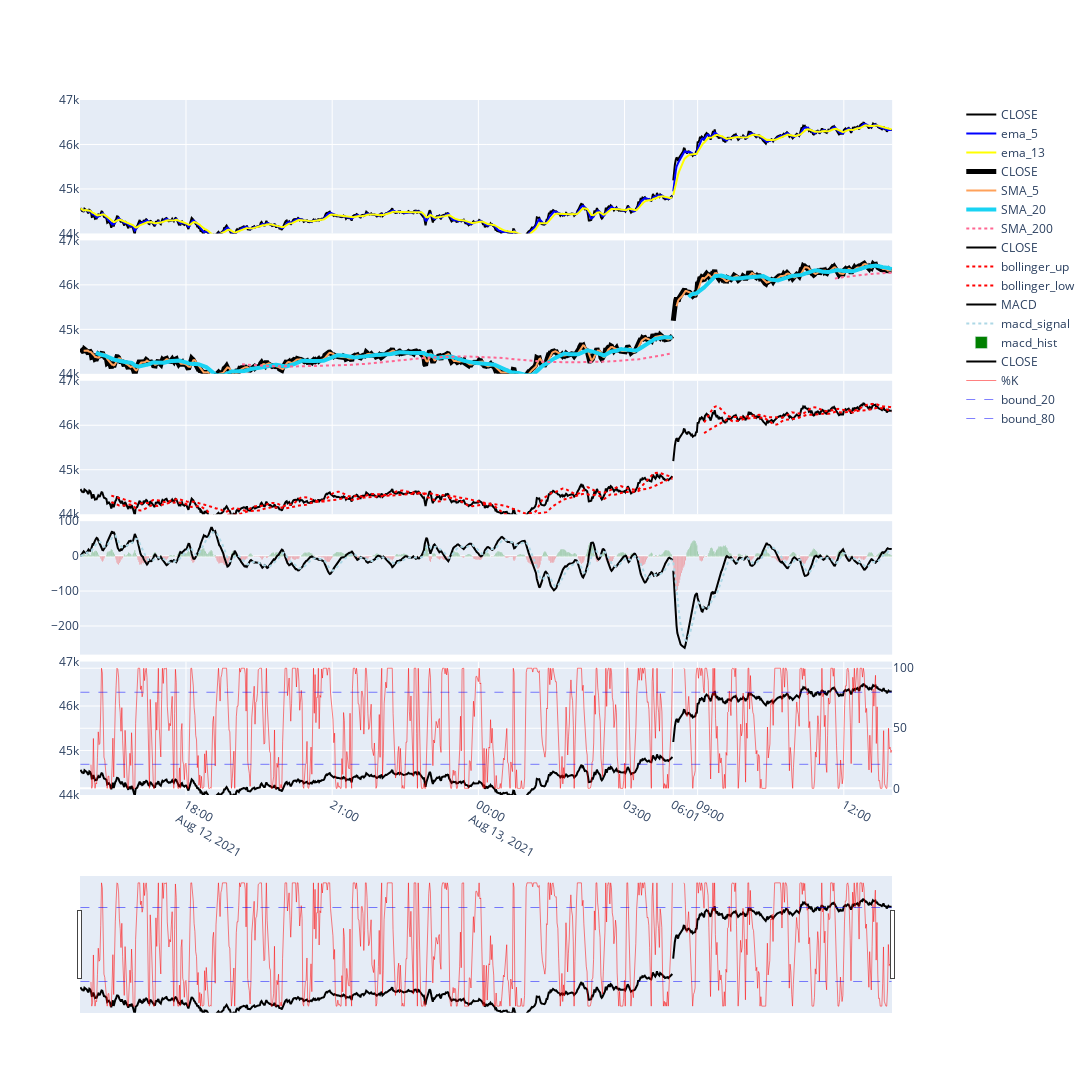

This figure's notebook cell:
### Code cell
fig2 = make_subplots(rows=5, cols=1, shared_xaxes=True, vertical_spacing=0.01
                    , specs=[[{}],[{}],[{}],[{}],[{"secondary_y": True}]])

### ---------------> OHLC
fig2.add_trace(
    go.Scatter(
        mode="lines"
        , x=df_close.index
        , y=df_close["close"]
        , name="CLOSE"
        , line=dict(color="black", width=2)
), row=1, col=1)         


### ---------------> ema_short
fig2.add_trace(go.Scatter(
    mode ="lines"
    , x=df_close.index
    , y=df_close["ema_short"]
    , line = dict(color="blue")
    , name="ema_{}".format(wd_short)
), row=1, col=1)

### ---------------> ema_med
fig2.add_trace(go.Scatter(
    mode ="lines"
    , x=df_close.index
    , y=df_close["ema_med"]
    , line = dict(color="yellow")
    , name="ema_{}".format(wd_medium_ema)
), row=1, col=1)


######### 2nd graph
### ---------------> BASE CLOSE
fig2.add_trace(
    go.Scatter(
        mode="lines"
        , x=df_close.index
        , y=df_close["close"]
        , name="CLOSE"
        , line=dict(color="black", width=5)

    ), row=2, col=1
)

### ---------------> MAV Short
fig2.add_trace(
    go.Scatter(
        mode="lines"
        , x=df_close.index
        , y=df_close["mav_short"]
        , name="SMA_{}".format(wd_short)

    ), row=2, col=1
)


### ---------------> MAV medium
fig2.add_trace(
    go.Scatter(
        mode="lines"
        , x=df_close.index
        , y=df_close["mav_medium"]
        , line=dict(width=4)
        , name="SMA_{}".format(wd_medium)
    ), row=2, col=1
)

### ---------------> MAV long
fig2.add_trace(
    go.Scatter(
        mode="lines"
        , x=df_close.index
        , y=df_close["mav_long"]
        , line=dict(width=2, dash="dot")
        , name="SMA_{}".format(wd_long)
    ), row=2, col=1
)

######### 3rd graph
### ---------------> BASE CLOSE

fig2.add_trace(
    go.Scatter(
        mode="lines"
        , x=df_close.index
        , y=df_close["close"]
        , name="CLOSE"
        , line=dict(color="black", width=2)

    ), row=3, col=1
)

### ---------------> Bohlinger Up
fig2.add_trace(
    go.Scatter(
        mode="lines"
        , x=df_close.index
        , y=df_close["bohlinger_upper"]
        , line=dict(dash="dot", color="red")
        , name="bollinger_up"
    ), row=3, col=1
)

### ---------------> Bohlinger Low
fig2.add_trace(
    go.Scatter(
        mode="lines"
        , x=df_close.index
        , y=df_close["bohlinger_lower"]
        , line=dict(dash="dot", color="red")
        , name="bollinger_low"
    ), row=3, col=1
)

######### 4th graph
### ---------------> MACD

fig2.add_trace(
    go.Scatter(
        mode="lines"
        , x=df_close.index
        , y=df_close["macd_base"]
        , name="MACD"
        , line=dict(color="black", width=2)


    ), row=4, col=1
)

### ---------------> MACD SIGNAL

fig2.add_trace(
    go.Scatter(
        mode="lines"
        , x=df_close.index
        , y=df_close["macd_sigal"]
        , name="macd_signal"
        , line=dict(color="lightblue", width=2, dash="dot")

    ), row=4, col=1
)

### ---------------> MACD HIST

fig2.add_trace(
    go.Bar(
        x=df_close.index
        , y=df_close["macd_hist"]
        , name="macd_hist"
        , marker_color=df_close["macd_color"]

    ), row=4, col=1
)

######### 5th graph
### ---------------> BASE CLOSE

fig2.add_trace(
    go.Scatter(
        mode="lines"
        , x=df_close.index
        , y=df_close["close"]
        , name="CLOSE"
        , line=dict(color="black", width=2)
        , yaxis="y11"

    ), row=5, col=1
)

### ---------------> %K
fig2.add_trace(
    go.Scatter(
        mode="lines"
        , x=df_close.index
        , y=df_close["k_line"]
        , name="%K"
        , line=dict(color="red", width=0.5, dash="solid")
        

    ), row=5, col=1, secondary_y=True
)

### ---------------> SO bounds
fig2.add_trace(
    go.Scatter(
        mode="lines"
        , x=df_close.index
        , y=df_close["so_20"]
        , name="bound_20"
        , line=dict(color="blue", width=0.5, dash="dash")
    ), row=5, col=1, secondary_y=True
)

fig2.add_trace(
    go.Scatter(
        mode="lines"
        , x=df_close.index
        , y=df_close["so_80"]
        , name="bound_80"
        , line=dict(color="blue", width=0.5, dash="dash")
    ), row=5, col=1, secondary_y=True
)


rn_yaxis_a = 44000
rn_yaxis_b = 47000

fig2.update_layout(
    width=1500
    , height=2000
    , xaxis1 = dict(rangeslider=dict(visible=False))
    , xaxis5 = dict(rangeslider=dict(visible=True))
    , yaxis1 = dict(range=[rn_yaxis_a,rn_yaxis_b])
    , yaxis2 = dict(range=[rn_yaxis_a,rn_yaxis_b])
    , yaxis3 = dict(range=[rn_yaxis_a,rn_yaxis_b])
    , yaxis5 = dict(range=[rn_yaxis_a,rn_yaxis_b])

)


fig2.update_xaxes(matches="x"
    ,rangebreaks=[dict(values=l_skipDates, dvalue=(60* 1000))]
)

fig2.show()

### Figure 1 — Plotly figure (JSON) as saved in the notebook; plotly's stock layout.template omitted (floating-point values rounded to 4 significant figures; data arrays with more than 128 entries replaced by an {"elided": "..."} marker saying what was removed)
{"data": [{"line": {"color": "black", "width": 2}, "mode": "lines", "name": "CLOSE", "type": "scatter", "x": {"elided": "1270 str values"}, "xaxis": "x", "y": {"elided": "1270 float values"}, "yaxis": "y"}, {"line": {"color": "blue"}, "mode": "lines", "name": "ema_5", "type": "scatter", "x": {"elided": "1270 str values"}, "xaxis": "x", "y": {"elided": "1270 float values"}, "yaxis": "y"}, {"line": {"color": "yellow"}, "mode": "lines", "name": "ema_13", "type": "scatter", "x": {"elided": "1270 str values"}, "xaxis": "x", "y": {"elided": "1270 float values"}, "yaxis": "y"}, {"line": {"color": "black", "width": 5}, "mode": "lines", "name": "CLOSE", "type": "scatter", "x": {"elided": "1270 str values"}, "xaxis": "x2", "y": {"elided": "1270 float values"}, "yaxis": "y2"}, {"mode": "lines", "name": "SMA_5", "type": "scatter", "x": {"elided": "1270 str values"}, "xaxis": "x2", "y": {"elided": "1270 float values"}, "yaxis": "y2"}, {"line": {"width": 4}, "mode": "lines", "name": "SMA_20", "type": "scatter", "x": {"elided": "1270 str values"}, "xaxis": "x2", "y": {"elided": "1270 float values"}, "yaxis": "y2"}, {"line": {"dash": "dot", "width": 2}, "mode": "lines", "name": "SMA_200", "type": "scatter", "x": {"elided": "1270 str values"}, "xaxis": "x2", "y": {"elided": "1270 float values"}, "yaxis": "y2"}, {"line": {"color": "black", "width": 2}, "mode": "lines", "name": "CLOSE", "type": "scatter", "x": {"elided": "1270 str values"}, "xaxis": "x3", "y": {"elided": "1270 float values"}, "yaxis": "y3"}, {"line": {"color": "red", "dash": "dot"}, "mode": "lines", "name": "bollinger_up", "type": "scatter", "x": {"elided": "1270 str values"}, "xaxis": "x3", "y": {"elided": "1270 float values"}, "yaxis": "y3"}, {"line": {"color": "red", "dash": "dot"}, "mode": "lines", "name": "bollinger_low", "type": "scatter", "x": {"elided": "1270 str values"}, "xaxis": "x3", "y": {"elided": "1270 float values"}, "yaxis": "y3"}, {"line": {"color": "black", "width": 2}, "mode": "lines", "name": "MACD", "type": "scatter", "x": {"elided": "1270 str values"}, "xaxis": "x4", "y": {"elided": "1270 float values"}, "yaxis": "y4"}, {"line": {"color": "lightblue", "dash": "dot", "width": 2}, "mode": "lines", "name": "macd_signal", "type": "scatter", "x": {"elided": "1270 str values"}, "xaxis": "x4", "y": {"elided": "1270 float values"}, "yaxis": "y4"}, {"marker": {"color": {"elided": "1270 str values"}}, "name": "macd_hist", "type": "bar", "x": {"elided": "1270 str values"}, "xaxis": "x4", "y": {"elided": "1270 float values"}, "yaxis": "y4"}, {"line": {"color": "black", "width": 2}, "mode": "lines", "name": "CLOSE", "type": "scatter", "x": {"elided": "1270 str values"}, "xaxis": "x5", "y": {"elided": "1270 float values"}, "yaxis": "y5"}, {"line": {"color": "red", "dash": "solid", "width": 0.5}, "mode": "lines", "name": "%K", "type": "scatter", "x": {"elided": "1270 str values"}, "xaxis": "x5", "y": {"elided": "1270 float values"}, "yaxis": "y6"}, {"line": {"color": "blue", "dash": "dash", "width": 0.5}, "mode": "lines", "name": "bound_20", "type": "scatter", "x": {"elided": "1270 str values"}, "xaxis": "x5", "y": {"elided": "1270 int values"}, "yaxis": "y6"}, {"line": {"color": "blue", "dash": "dash", "width": 0.5}, "mode": "lines", "name": "bound_80", "type": "scatter", "x": {"elided": "1270 str values"}, "xaxis": "x5", "y": {"elided": "1270 int values"}, "yaxis": "y6"}], "layout": {"height": 2000, "width": 1500, "xaxis": {"anchor": "y", "domain": [0, 0.94], "matches": "x", "rangebreaks": [{"dvalue": 60000, "values": {"elided": "270 str values"}}], "rangeslider": {"visible": false}, "showticklabels": false}, "xaxis2": {"anchor": "y2", "domain": [0, 0.94], "matches": "x", "rangebreaks": [{"dvalue": 60000, "values": {"elided": "270 str values"}}], "showticklabels": false}, "xaxis3": {"anchor": "y3", "domain": [0, 0.94], "matches": "x", "rangebreaks": [{"dvalue": 60000, "values": {"elided": "270 str values"}}], "showticklabels": false}, "xaxis4": {"anchor": "y4", "domain": [0, 0.94], "matches": "x", "rangebreaks": [{"dvalue": 60000, "values": {"elided": "270 str values"}}], "showticklabels": false}, "xaxis5": {"anchor": "y5", "domain": [0, 0.94], "matches": "x", "rangebreaks": [{"dvalue": 60000, "values": {"elided": "270 str values"}}], "rangeslider": {"visible": true}}, "yaxis": {"anchor": "x", "domain": [0.808, 1], "range": [44000, 47000]}, "yaxis2": {"anchor": "x2", "domain": [0.606, 0.798], "range": [44000, 47000]}, "yaxis3": {"anchor": "x3", "domain": [0.404, 0.596], "range": [44000, 47000]}, "yaxis4": {"anchor": "x4", "domain": [0.202, 0.394]}, "yaxis5": {"anchor": "x5", "domain": [0, 0.192], "range": [44000, 47000]}, "yaxis6": {"anchor": "x5", "overlaying": "y5", "side": "right"}}}
